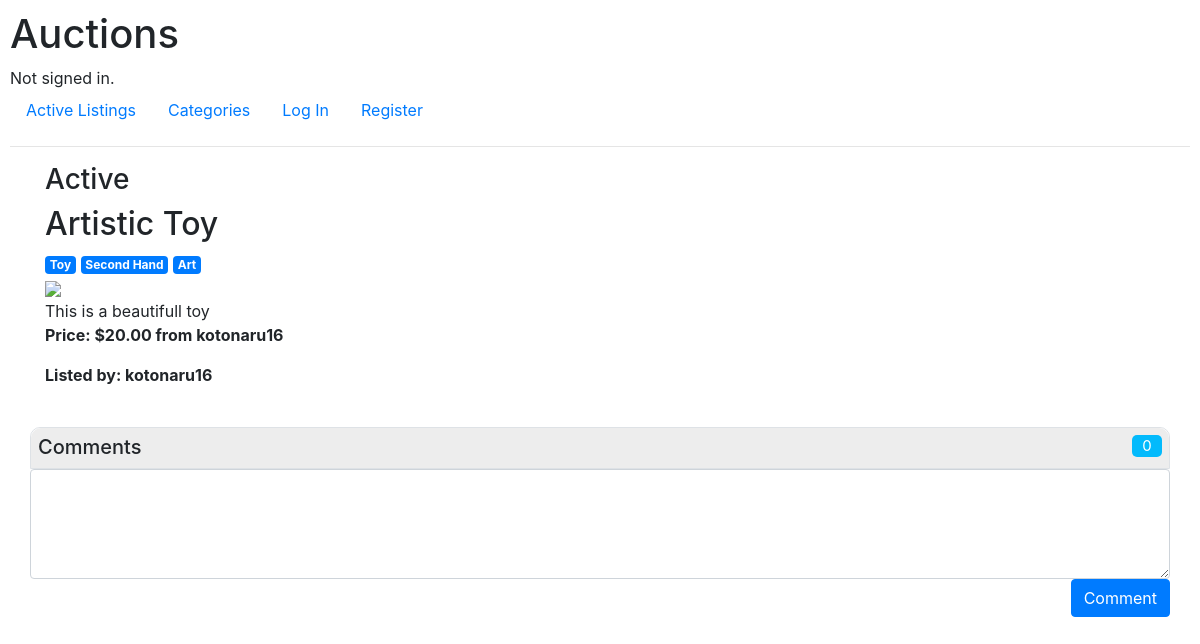
Screenshot of /listingpage/5 with the database file from the repository.
### auctions/models.py (models this page shows, shortened)
class Auction(models.Model):
    title = models.CharField(max_length=64)
    description = models.CharField(max_length=480)
    active = models.BooleanField(default = True)
    image =models.URLField(null = True, blank=True)
    owner = models.ForeignKey(User, on_delete=models.CASCADE, related_name="auction")
    interested = models.ManyToManyField(User, blank=True, related_name="watchlist")
    category = models.ManyToManyField(Category, blank=True, related_name="auction")
    bid = models.ForeignKey(Bid, on_delete=models.CASCADE, related_name="auction")

class Category(models.Model):
    name = models.CharField(max_length=64)

class Bid(models.Model):
    value = models.DecimalField(max_digits=11, decimal_places=2)
    owner = models.ForeignKey(User, on_delete=models.CASCADE, related_name="bid")
    def __str__(self):
      return f"${self.value} from {self.owner}"

class User(AbstractUser):
    pass

### auctions/views.py (the view)
# urls.py: path("listingpage/<int:auction_key>", views.listingpage, name="listingpage"),
def listingpage(request, auction_key):
    auction = Auction.objects.get(pk=auction_key)
    comments = auction.comment.all()
    watch = request.user in auction.interested.all()
    if auction == None:
        raise Http404("Auction does not exist")
    if request.method == "POST":
        close = request.POST.get("close", False)
        if close:
            try:
                auction.active = False
                auction.save()
            except IntegrityError:
                return render(request, "auctions/listingpage.html", {
                    "auction": auction,
                    "invalid": True,
                    "watch": watch,
                    "comments": comments
                })
            return HttpResponseRedirect(request.path_info)
        comment = request.POST.get("comment", None)
        if comment != None:
            try:
                c = Comment(message = comment, owner = request.user, auction = auction)
                c.save()
            except IntegrityError:
                return render(request, "auctions/listingpage.html", {
                    "auction": auction,
                    "invalid": True,
                    "watch": watch
                })
            return HttpResponseRedirect(request.path_info)
        send = request.POST.get("send", False)
        watchlist = request.POST.get("watchlist", False)
        if send:
            if watchlist:
                print("add")
                auction.interested.add(request.user)
            else:
                print("removed")
                auction.interested.remove(request.user)
            return HttpResponseRedirect(request.path_info)
        else:
            bid = float(request.POST["bid"])
            if bid <= auction.bid.value:
                return render(request, "auctions/listingpage.html", {
                    "auction": auction,
                    "invalid": True,
                    "watch": watch
                })
            try:
                b = Bid(value = bid, owner = request.user)
                b.save()
                auction.bid = b
                auction.save()
            except IntegrityError:
                return render(request, "auctions/listingpage.html", {
                    "auction": auction,
                    "invalid": True,
                    "watch": watch
                })
            return HttpResponseRedirect(request.path_info)
    else:
        return render(request, "auctions/listingpage.html", {
            "auction": auction,
            "invalid": False,
            "watch": watch
        })

### auctions/templates/auctions/listingpage.html (shortened to what this page needs)
{% extends "auctions/layout.html" %}
{% block body %}
    <div class="container">
      {% if auction.active %}
        <h3>Active</h3>
      {% else %}
        <h3>Closed</h3>
        {% if auction.bid.owner == user %}
          <h3>You have won this auction</h3>
        {% endif %}
      {% endif %}
      <h2>{{ auction.title }}</h2>
      <div>
      {% for category in auction.category.all %}
        <span class="badge badge-primary">{{ category.name }}</span>
      {% endfor %}
      </div>
      {% if auction.image %}
        <a href=""><img src="{{ auction.image }}" height=400px width=auto ></a>
      {% else %}
        <a href=""><img src="https://www.freeiconspng.com/uploads/no-image-icon-11.PNG" height=400px width=auto></a>
      {% endif %}
      <div>{{ auction.description }}</div>
      <p class="font-weight-bold">Price: {{ auction.bid }}</p>
      <p class="font-weight-bold">Listed by: {{ auction.owner }}</p>
      <br>
      <div class="row">
        <div class="col-12 p-0 border" id="panel-default">
            <div class="panel-heading">
                <h3 class="panel-title">
                    Comments</h3>
                <span class="label label-info d-flex justify-content-center">
                    {{ comments|length }}</span>
            </div>
        </div>
        <div class="col-12 p-0">
          <form action="{% url 'listingpage' auction.pk %}" method="post">{% csrf_token %}
            <textarea maxlength="480" rows="4" class="form-control" id="comment" name="comment" placeholder="" required></textarea>
            <button type="submit" class="btn btn-primary float-right">Comment</button>
          </form>
        </div>
    </div>
    </div>
{% endblock %}

### auctions/static/auctions/styles.css (style rules this page uses)
body { padding: 10px; }
.panel-heading { border-width: thin; height: 100px; background-color: LightGray; }
.panel-title { display:inline }
.label-info { float: right; }

### auctions/templates/auctions/listingpage.html (style rules this page uses)
.panel-heading { border-width: thin; height: 40px; background-color: #ededed; padding: 7px; border-radius: 10px 10px 0px 0px; }
.panel-title { font-size: 20px; display:inline; }
#panel-default { border-radius: 10px 10px 0px 0px; border-width: thin; }
.label-info { float: right; font-size: 15px; color: White; background-color: #03bafc; width: 30px; border-radius: 5px; }

### rows the page displays
Auction: title "Artistic Toy", description "This is a beautifull toy", bid "$20.00 from kotonaru16", owner "kotonaru16"
Category: name "Toy"
Category: name "Second Hand"
Category: name "Art"

### other values shown
{{ comments|length }} "0"
